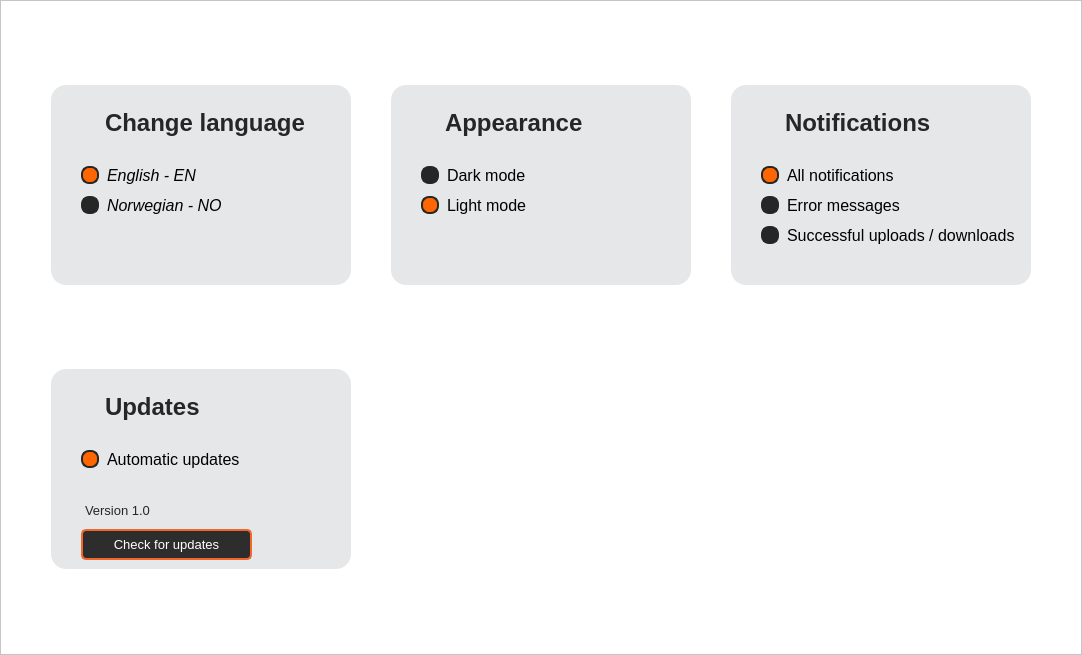
<?xml version="1.0" encoding="UTF-8"?>
<ui version="4.0">
 <class>MainWindow</class>
 <widget class="QMainWindow" name="MainWindow">
  <property name="geometry">
   <rect>
    <x>0</x>
    <y>0</y>
    <width>1082</width>
    <height>655</height>
   </rect>
  </property>
  <property name="windowTitle">
   <string>MainWindow</string>
  </property>
  <widget class="QWidget" name="centralwidget">
   <layout class="QVBoxLayout" name="verticalLayout">
    <property name="spacing">
     <number>0</number>
    </property>
    <property name="leftMargin">
     <number>0</number>
    </property>
    <property name="topMargin">
     <number>0</number>
    </property>
    <property name="rightMargin">
     <number>0</number>
    </property>
    <property name="bottomMargin">
     <number>0</number>
    </property>
    <item>
     <widget class="QFrame" name="frame">
      <property name="layoutDirection">
       <enum>Qt::LeftToRight</enum>
      </property>
      <property name="styleSheet">
       <string notr="true">background-color: rgb(255, 255, 255);</string>
      </property>
      <property name="frameShape">
       <enum>QFrame::StyledPanel</enum>
      </property>
      <property name="frameShadow">
       <enum>QFrame::Raised</enum>
      </property>
      <layout class="QGridLayout" name="gridLayout">
       <property name="leftMargin">
        <number>50</number>
       </property>
       <property name="topMargin">
        <number>60</number>
       </property>
       <property name="rightMargin">
        <number>50</number>
       </property>
       <property name="bottomMargin">
        <number>60</number>
       </property>
       <property name="horizontalSpacing">
        <number>40</number>
       </property>
       <property name="verticalSpacing">
        <number>60</number>
       </property>
       <item row="0" column="2">
        <widget class="QFrame" name="frameNotifications">
         <property name="sizePolicy">
          <sizepolicy hsizetype="Fixed" vsizetype="Fixed">
           <horstretch>0</horstretch>
           <verstretch>0</verstretch>
          </sizepolicy>
         </property>
         <property name="minimumSize">
          <size>
           <width>300</width>
           <height>200</height>
          </size>
         </property>
         <property name="maximumSize">
          <size>
           <width>300</width>
           <height>200</height>
          </size>
         </property>
         <property name="styleSheet">
          <string notr="true">QFrame {
	background-color: rgb(230, 231, 232);
    border-radius: 15px;
}
</string>
         </property>
         <property name="frameShape">
          <enum>QFrame::StyledPanel</enum>
         </property>
         <property name="frameShadow">
          <enum>QFrame::Raised</enum>
         </property>
         <widget class="QPlainTextEdit" name="plainTextNotifications">
          <property name="geometry">
           <rect>
            <x>50</x>
            <y>20</y>
            <width>161</width>
            <height>41</height>
           </rect>
          </property>
          <property name="font">
           <font>
            <family>Arial</family>
            <pointsize>18</pointsize>
            <weight>75</weight>
            <bold>true</bold>
           </font>
          </property>
          <property name="styleSheet">
           <string notr="true">color: rgb(38, 38, 38);</string>
          </property>
          <property name="verticalScrollBarPolicy">
           <enum>Qt::ScrollBarAlwaysOff</enum>
          </property>
          <property name="horizontalScrollBarPolicy">
           <enum>Qt::ScrollBarAlwaysOff</enum>
          </property>
          <property name="plainText">
           <string>Notifications</string>
          </property>
         </widget>
         <widget class="QLabel" name="labelBell">
          <property name="geometry">
           <rect>
            <x>26</x>
            <y>26</y>
            <width>24</width>
            <height>24</height>
           </rect>
          </property>
          <property name="styleSheet">
           <string notr="true">image: url(:/bell/assets/BellVector.svg);</string>
          </property>
          <property name="text">
           <string/>
          </property>
         </widget>
         <widget class="QRadioButton" name="radioButtonAllNotifications">
          <property name="geometry">
           <rect>
            <x>30</x>
            <y>80</y>
            <width>141</width>
            <height>21</height>
           </rect>
          </property>
          <property name="font">
           <font>
            <family>Arial</family>
            <pointsize>12</pointsize>
            <italic>false</italic>
           </font>
          </property>
          <property name="styleSheet">
           <string notr="true">QRadioButton::indicator {
    width: 14px;
    height: 14px;
    border-radius: 8px;
    border: 2px solid #262626;
    background-color: #262626;
}

/* Checked state */
QRadioButton::indicator:checked {
    background-color: #FF6600;
    border: 2px solid #262626; 
}

/* Hover */
QRadioButton::indicator:hover {
    background-color: #343534;
}

/* Hover for checked state */
QRadioButton::indicator:checked:hover {
    background-color: #FF6600;
}

/* Radio button text */
QRadioButton {
    spacing: 8px;
    color: black;
	background-color: transparent;
}
</string>
          </property>
          <property name="text">
           <string>All notifications</string>
          </property>
          <property name="iconSize">
           <size>
            <width>20</width>
            <height>20</height>
           </size>
          </property>
          <property name="checked">
           <bool>true</bool>
          </property>
         </widget>
         <widget class="QRadioButton" name="radioButtonErrorMessages">
          <property name="geometry">
           <rect>
            <x>30</x>
            <y>110</y>
            <width>151</width>
            <height>21</height>
           </rect>
          </property>
          <property name="font">
           <font>
            <family>Arial</family>
            <pointsize>12</pointsize>
            <italic>false</italic>
           </font>
          </property>
          <property name="styleSheet">
           <string notr="true">QRadioButton::indicator {
    width: 14px;
    height: 14px;
    border-radius: 8px;
    border: 2px solid #262626;
    background-color: #262626;
}

/* Checked state */
QRadioButton::indicator:checked {
    background-color: #FF6600;
    border: 2px solid #262626; 
}

/* Hover */
QRadioButton::indicator:hover {
    background-color: #343534;
}

/* Hover for checked state */
QRadioButton::indicator:checked:hover {
    background-color: #FF6600;
}

/* Radio button text */
QRadioButton {
    spacing: 8px;
    color: black;
	background-color: transparent;
}
</string>
          </property>
          <property name="text">
           <string>Error messages</string>
          </property>
          <property name="iconSize">
           <size>
            <width>20</width>
            <height>20</height>
           </size>
          </property>
          <property name="checked">
           <bool>false</bool>
          </property>
         </widget>
         <widget class="QRadioButton" name="radioButtonSucUplDwl">
          <property name="geometry">
           <rect>
            <x>30</x>
            <y>140</y>
            <width>261</width>
            <height>21</height>
           </rect>
          </property>
          <property name="font">
           <font>
            <family>Arial</family>
            <pointsize>12</pointsize>
            <italic>false</italic>
           </font>
          </property>
          <property name="styleSheet">
           <string notr="true">QRadioButton::indicator {
    width: 14px;
    height: 14px;
    border-radius: 8px;
    border: 2px solid #262626;
    background-color: #262626;
}

/* Checked state */
QRadioButton::indicator:checked {
    background-color: #FF6600;
    border: 2px solid #262626; 
}

/* Hover */
QRadioButton::indicator:hover {
    background-color: #343534;
}

/* Hover for checked state */
QRadioButton::indicator:checked:hover {
    background-color: #FF6600;
}

/* Radio button text */
QRadioButton {
    spacing: 8px;
    color: black;
	background-color: transparent;
}
</string>
          </property>
          <property name="text">
           <string>Successful uploads / downloads</string>
          </property>
          <property name="iconSize">
           <size>
            <width>20</width>
            <height>20</height>
           </size>
          </property>
          <property name="checked">
           <bool>false</bool>
          </property>
         </widget>
        </widget>
       </item>
       <item row="0" column="0">
        <widget class="QFrame" name="frameChangeLanguage">
         <property name="sizePolicy">
          <sizepolicy hsizetype="Fixed" vsizetype="Fixed">
           <horstretch>0</horstretch>
           <verstretch>0</verstretch>
          </sizepolicy>
         </property>
         <property name="minimumSize">
          <size>
           <width>300</width>
           <height>200</height>
          </size>
         </property>
         <property name="maximumSize">
          <size>
           <width>300</width>
           <height>200</height>
          </size>
         </property>
         <property name="layoutDirection">
          <enum>Qt::LeftToRight</enum>
         </property>
         <property name="styleSheet">
          <string notr="true">QFrame {
	background-color: rgb(230, 231, 232);
    border-radius: 15px;
}
</string>
         </property>
         <property name="frameShape">
          <enum>QFrame::StyledPanel</enum>
         </property>
         <property name="frameShadow">
          <enum>QFrame::Raised</enum>
         </property>
         <widget class="QPlainTextEdit" name="plainTextChangeLanguage">
          <property name="geometry">
           <rect>
            <x>50</x>
            <y>20</y>
            <width>211</width>
            <height>41</height>
           </rect>
          </property>
          <property name="font">
           <font>
            <family>Arial</family>
            <pointsize>18</pointsize>
            <weight>75</weight>
            <bold>true</bold>
           </font>
          </property>
          <property name="styleSheet">
           <string notr="true">color: rgb(38, 38, 38);</string>
          </property>
          <property name="verticalScrollBarPolicy">
           <enum>Qt::ScrollBarAlwaysOff</enum>
          </property>
          <property name="horizontalScrollBarPolicy">
           <enum>Qt::ScrollBarAlwaysOff</enum>
          </property>
          <property name="plainText">
           <string>Change language</string>
          </property>
         </widget>
         <widget class="QLabel" name="labelGlobe">
          <property name="geometry">
           <rect>
            <x>26</x>
            <y>26</y>
            <width>24</width>
            <height>24</height>
           </rect>
          </property>
          <property name="styleSheet">
           <string notr="true">image: url(:/globe/assets/VectorGlobe.png);</string>
          </property>
          <property name="text">
           <string/>
          </property>
         </widget>
         <widget class="QRadioButton" name="radioButtonEnglish">
          <property name="geometry">
           <rect>
            <x>30</x>
            <y>80</y>
            <width>121</width>
            <height>21</height>
           </rect>
          </property>
          <property name="font">
           <font>
            <family>Arial</family>
            <pointsize>12</pointsize>
            <italic>true</italic>
           </font>
          </property>
          <property name="styleSheet">
           <string notr="true">QRadioButton::indicator {
    width: 14px;
    height: 14px;
    border-radius: 8px;
    border: 2px solid #262626;
    background-color: #262626;
}

/* Checked state */
QRadioButton::indicator:checked {
    background-color: #FF6600;
    border: 2px solid #262626; 
}

/* Hover */
QRadioButton::indicator:hover {
    background-color: #343534;
}

/* Hover for checked state */
QRadioButton::indicator:checked:hover {
    background-color: #FF6600;
}

/* Radio button text */
QRadioButton {
    spacing: 8px;
    color: black;
	background-color: transparent;
}
</string>
          </property>
          <property name="text">
           <string>English - EN</string>
          </property>
          <property name="iconSize">
           <size>
            <width>20</width>
            <height>20</height>
           </size>
          </property>
          <property name="checked">
           <bool>true</bool>
          </property>
         </widget>
         <widget class="QRadioButton" name="radioButtonNorwegian">
          <property name="geometry">
           <rect>
            <x>30</x>
            <y>110</y>
            <width>141</width>
            <height>21</height>
           </rect>
          </property>
          <property name="font">
           <font>
            <family>Arial</family>
            <pointsize>12</pointsize>
            <italic>true</italic>
           </font>
          </property>
          <property name="styleSheet">
           <string notr="true">QRadioButton::indicator {
    width: 14px;
    height: 14px;
    border-radius: 8px;
    border: 2px solid #262626;
    background-color: #262626;
}

/* Checked state */
QRadioButton::indicator:checked {
    background-color: #FF6600;
    border: 2px solid #262626; 
}

/* Hover */
QRadioButton::indicator:hover {
    background-color: #343534;
}

/* Hover for checked state */
QRadioButton::indicator:checked:hover {
    background-color: #FF6600;
}

/* Radio button text */
QRadioButton {
    spacing: 8px;
    color: black;
	background-color: transparent;
}
</string>
          </property>
          <property name="text">
           <string>Norwegian - NO</string>
          </property>
          <property name="iconSize">
           <size>
            <width>20</width>
            <height>20</height>
           </size>
          </property>
          <property name="checked">
           <bool>false</bool>
          </property>
         </widget>
        </widget>
       </item>
       <item row="1" column="0">
        <widget class="QFrame" name="frameUpdates">
         <property name="sizePolicy">
          <sizepolicy hsizetype="Fixed" vsizetype="Fixed">
           <horstretch>0</horstretch>
           <verstretch>0</verstretch>
          </sizepolicy>
         </property>
         <property name="minimumSize">
          <size>
           <width>300</width>
           <height>200</height>
          </size>
         </property>
         <property name="maximumSize">
          <size>
           <width>300</width>
           <height>200</height>
          </size>
         </property>
         <property name="styleSheet">
          <string notr="true">QFrame {
	background-color: rgb(230, 231, 232);
    border-radius: 15px;
}
</string>
         </property>
         <property name="frameShape">
          <enum>QFrame::StyledPanel</enum>
         </property>
         <property name="frameShadow">
          <enum>QFrame::Sunken</enum>
         </property>
         <property name="lineWidth">
          <number>1</number>
         </property>
         <widget class="QPlainTextEdit" name="plainTextUpdates">
          <property name="geometry">
           <rect>
            <x>50</x>
            <y>20</y>
            <width>111</width>
            <height>41</height>
           </rect>
          </property>
          <property name="font">
           <font>
            <family>Arial</family>
            <pointsize>18</pointsize>
            <weight>75</weight>
            <bold>true</bold>
           </font>
          </property>
          <property name="styleSheet">
           <string notr="true">color: rgb(38, 38, 38);</string>
          </property>
          <property name="verticalScrollBarPolicy">
           <enum>Qt::ScrollBarAlwaysOff</enum>
          </property>
          <property name="horizontalScrollBarPolicy">
           <enum>Qt::ScrollBarAlwaysOff</enum>
          </property>
          <property name="plainText">
           <string>Updates</string>
          </property>
         </widget>
         <widget class="QLabel" name="labelUpdate">
          <property name="geometry">
           <rect>
            <x>26</x>
            <y>26</y>
            <width>24</width>
            <height>24</height>
           </rect>
          </property>
          <property name="styleSheet">
           <string notr="true">image: url(:/update/assets/UpdateVector.svg);</string>
          </property>
          <property name="text">
           <string/>
          </property>
         </widget>
         <widget class="QRadioButton" name="radioButtonAutoUpdate">
          <property name="geometry">
           <rect>
            <x>30</x>
            <y>80</y>
            <width>161</width>
            <height>21</height>
           </rect>
          </property>
          <property name="font">
           <font>
            <family>Arial</family>
            <pointsize>12</pointsize>
            <italic>false</italic>
           </font>
          </property>
          <property name="styleSheet">
           <string notr="true">QRadioButton::indicator {
    width: 14px;
    height: 14px;
    border-radius: 8px;
    border: 2px solid #262626;
    background-color: #262626;
}

/* Checked state */
QRadioButton::indicator:checked {
    background-color: #FF6600;
    border: 2px solid #262626; 
}

/* Hover */
QRadioButton::indicator:hover {
    background-color: #343534;
}

/* Hover for checked state */
QRadioButton::indicator:checked:hover {
    background-color: #FF6600;
}

/* Radio button text */
QRadioButton {
    spacing: 8px;
    color: black;
	background-color: transparent;
}
</string>
          </property>
          <property name="text">
           <string>Automatic updates</string>
          </property>
          <property name="iconSize">
           <size>
            <width>20</width>
            <height>20</height>
           </size>
          </property>
          <property name="checked">
           <bool>true</bool>
          </property>
         </widget>
         <widget class="QPlainTextEdit" name="plainTextEdit_5">
          <property name="geometry">
           <rect>
            <x>30</x>
            <y>130</y>
            <width>81</width>
            <height>21</height>
           </rect>
          </property>
          <property name="font">
           <font>
            <family>Arial</family>
            <pointsize>10</pointsize>
           </font>
          </property>
          <property name="styleSheet">
           <string notr="true">color: rgb(38, 38, 38);</string>
          </property>
          <property name="verticalScrollBarPolicy">
           <enum>Qt::ScrollBarAlwaysOff</enum>
          </property>
          <property name="horizontalScrollBarPolicy">
           <enum>Qt::ScrollBarAlwaysOff</enum>
          </property>
          <property name="plainText">
           <string>Version 1.0</string>
          </property>
         </widget>
         <widget class="QPushButton" name="pushButtonCheckUpdates">
          <property name="geometry">
           <rect>
            <x>30</x>
            <y>160</y>
            <width>171</width>
            <height>31</height>
           </rect>
          </property>
          <property name="font">
           <font>
            <family>Arial</family>
            <pointsize>10</pointsize>
           </font>
          </property>
          <property name="styleSheet">
           <string notr="true">QPushButton {
    color: #FFFFFF;
    background-color: #2D2D2D;
    border: 2px solid #F2662A; 
    border-radius: 5px; 
    padding: 5px 10px; 
}

QPushButton:hover {
    background-color: #3E3E3E;
}

QPushButton:pressed {
    background-color: #1A1A1A;
}

QPushButton:focus {
    outline: none;
}
</string>
          </property>
          <property name="text">
           <string>Check for updates</string>
          </property>
         </widget>
        </widget>
       </item>
       <item row="0" column="1">
        <widget class="QFrame" name="frameAppearance">
         <property name="sizePolicy">
          <sizepolicy hsizetype="Fixed" vsizetype="Fixed">
           <horstretch>0</horstretch>
           <verstretch>0</verstretch>
          </sizepolicy>
         </property>
         <property name="minimumSize">
          <size>
           <width>300</width>
           <height>200</height>
          </size>
         </property>
         <property name="maximumSize">
          <size>
           <width>300</width>
           <height>200</height>
          </size>
         </property>
         <property name="styleSheet">
          <string notr="true">QFrame {
	background-color: rgb(230, 231, 232);
    border-radius: 15px;
}
</string>
         </property>
         <property name="frameShape">
          <enum>QFrame::StyledPanel</enum>
         </property>
         <property name="frameShadow">
          <enum>QFrame::Raised</enum>
         </property>
         <widget class="QPlainTextEdit" name="plainTextAppearance">
          <property name="geometry">
           <rect>
            <x>50</x>
            <y>20</y>
            <width>181</width>
            <height>41</height>
           </rect>
          </property>
          <property name="font">
           <font>
            <family>Arial</family>
            <pointsize>18</pointsize>
            <weight>75</weight>
            <bold>true</bold>
           </font>
          </property>
          <property name="styleSheet">
           <string notr="true">color: rgb(38, 38, 38);</string>
          </property>
          <property name="verticalScrollBarPolicy">
           <enum>Qt::ScrollBarAlwaysOff</enum>
          </property>
          <property name="horizontalScrollBarPolicy">
           <enum>Qt::ScrollBarAlwaysOff</enum>
          </property>
          <property name="plainText">
           <string>Appearance</string>
          </property>
         </widget>
         <widget class="QLabel" name="labelSun">
          <property name="geometry">
           <rect>
            <x>26</x>
            <y>26</y>
            <width>24</width>
            <height>24</height>
           </rect>
          </property>
          <property name="styleSheet">
           <string notr="true">image: url(:/sun/assets/SunVector.svg);</string>
          </property>
          <property name="text">
           <string/>
          </property>
         </widget>
         <widget class="QRadioButton" name="radioButtonDarkMode">
          <property name="geometry">
           <rect>
            <x>30</x>
            <y>80</y>
            <width>121</width>
            <height>21</height>
           </rect>
          </property>
          <property name="font">
           <font>
            <family>Arial</family>
            <pointsize>12</pointsize>
            <italic>false</italic>
           </font>
          </property>
          <property name="styleSheet">
           <string notr="true">QRadioButton::indicator {
    width: 14px;
    height: 14px;
    border-radius: 8px;
    border: 2px solid #262626;
    background-color: #262626;
}

/* Checked state */
QRadioButton::indicator:checked {
    background-color: #FF6600;
    border: 2px solid #262626; 
}

/* Hover */
QRadioButton::indicator:hover {
    background-color: #343534;
}

/* Hover for checked state */
QRadioButton::indicator:checked:hover {
    background-color: #FF6600;
}

/* Radio button text */
QRadioButton {
    spacing: 8px;
    color: black;
	background-color: transparent;
}
</string>
          </property>
          <property name="text">
           <string>Dark mode</string>
          </property>
          <property name="iconSize">
           <size>
            <width>20</width>
            <height>20</height>
           </size>
          </property>
          <property name="checked">
           <bool>false</bool>
          </property>
         </widget>
         <widget class="QRadioButton" name="radioButtonLightMode">
          <property name="geometry">
           <rect>
            <x>30</x>
            <y>110</y>
            <width>121</width>
            <height>21</height>
           </rect>
          </property>
          <property name="font">
           <font>
            <family>Arial</family>
            <pointsize>12</pointsize>
            <italic>false</italic>
           </font>
          </property>
          <property name="styleSheet">
           <string notr="true">QRadioButton::indicator {
    width: 14px;
    height: 14px;
    border-radius: 8px;
    border: 2px solid #262626;
    background-color: #262626;
}

/* Checked state */
QRadioButton::indicator:checked {
    background-color: #FF6600;
    border: 2px solid #262626; 
}

/* Hover */
QRadioButton::indicator:hover {
    background-color: #343534;
}

/* Hover for checked state */
QRadioButton::indicator:checked:hover {
    background-color: #FF6600;
}

/* Radio button text */
QRadioButton {
    spacing: 8px;
    color: black;
	background-color: transparent;
}
</string>
          </property>
          <property name="text">
           <string>Light mode</string>
          </property>
          <property name="iconSize">
           <size>
            <width>20</width>
            <height>20</height>
           </size>
          </property>
          <property name="checked">
           <bool>true</bool>
          </property>
         </widget>
        </widget>
       </item>
      </layout>
     </widget>
    </item>
   </layout>
  </widget>
  <action name="actionLogo">
   <property name="enabled">
    <bool>true</bool>
   </property>
   <property name="icon">
    <iconset>
     <normaloff>assets/Mnemonic logo.png</normaloff>assets/Mnemonic logo.png</iconset>
   </property>
   <property name="text">
    <string>Logo</string>
   </property>
  </action>
  <action name="analyzedDataActionButton">
   <property name="text">
    <string>Analyzed Data</string>
   </property>
   <property name="font">
    <font>
     <family>Arial</family>
     <pointsize>20</pointsize>
     <weight>75</weight>
     <italic>false</italic>
     <bold>true</bold>
    </font>
   </property>
  </action>
  <action name="actionPlugins">
   <property name="text">
    <string>Plugins</string>
   </property>
   <property name="font">
    <font>
     <family>Arial</family>
     <pointsize>20</pointsize>
     <weight>75</weight>
     <bold>true</bold>
    </font>
   </property>
  </action>
  <action name="actionSettings">
   <property name="icon">
    <iconset>
     <normaloff>assets/Settings.png</normaloff>assets/Settings.png</iconset>
   </property>
   <property name="text">
    <string>Settings</string>
   </property>
  </action>
 </widget>
 <resources>
  <include location="../ChangeLanguage.qrc"/>
  <include location="../Updates.qrc"/>
  <include location="../Notifications.qrc"/>
  <include location="../Appearance.qrc"/>
 </resources>
 <connections/>
</ui>
